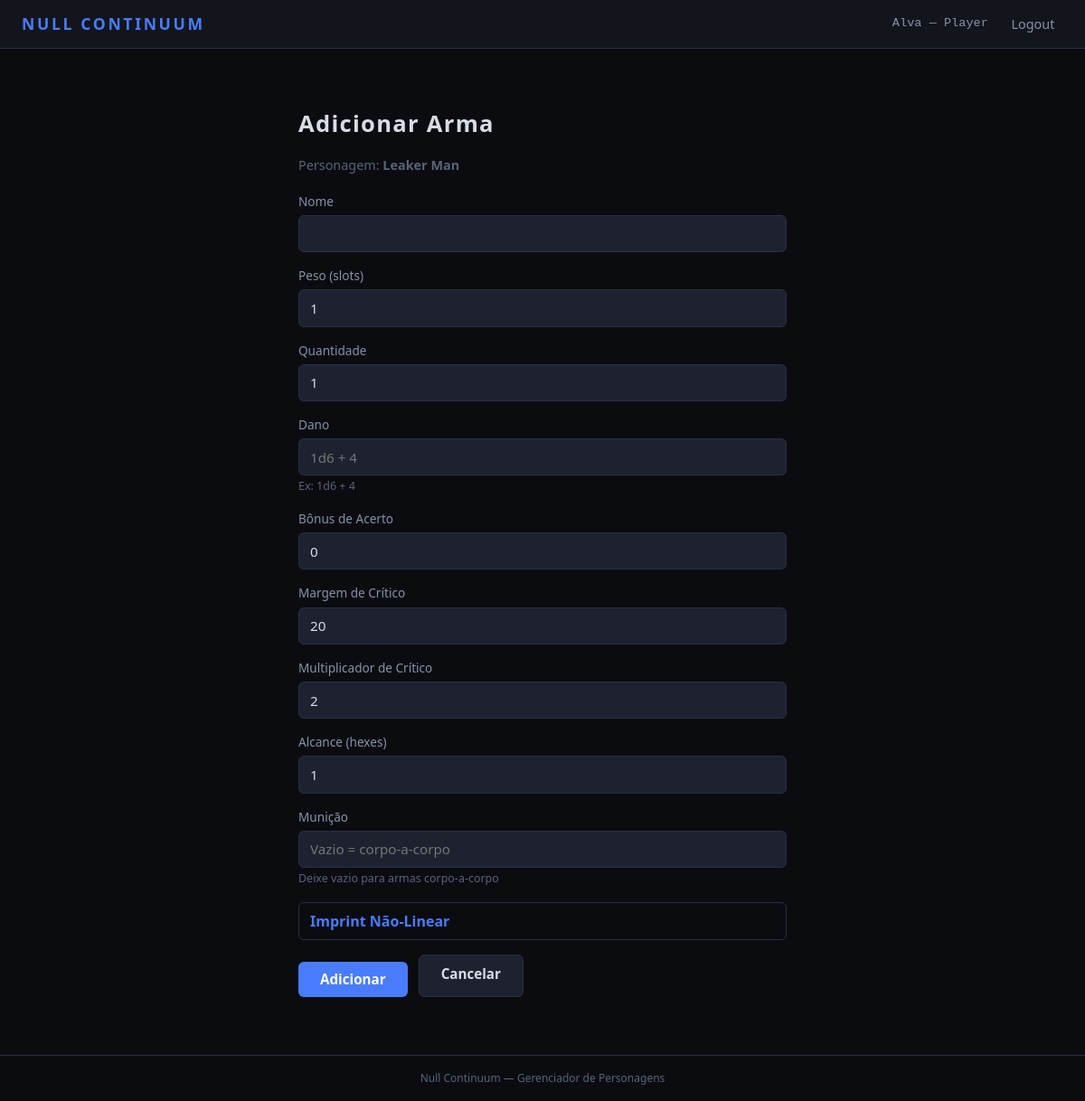
The app's page /personagens/22/inventario/arma/add/ (signed in) with its own data.
### HomeApp/models.py (models this page shows, shortened)
class User(AbstractUser):
    ROLE_CHOICES = [
        ('GM', 'Game Master'),
        ('PLAYER', 'Player'),
    ]
    role = models.CharField(max_length=6, choices=ROLE_CHOICES, default='PLAYER')

### CharSheet/models.py (models this page shows, shortened)
class Character(models.Model):
    player = models.ForeignKey(
        settings.AUTH_USER_MODEL,
        on_delete=models.CASCADE,
        related_name='characters',
    )
    name = models.CharField('Nome do Personagem', max_length=120)
    background = models.CharField(
        'Background', max_length=20,
        choices=BACKGROUND_CHOICES, default='OTHER',
    )
    background_custom = models.CharField(
        'Background (custom)', max_length=120, blank=True,
        help_text='Preencha se escolheu "Outro".',
    )
    base_rank = models.PositiveIntegerField(
        'Base Rank', default=1,
        validators=[MinValueValidator(1), MaxValueValidator(15)],
    )
    nl_rank = models.PositiveIntegerField(
        'NL Rank', default=0,
        validators=[MinValueValidator(0), MaxValueValidator(15)],
    )
    agility = models.PositiveIntegerField(
        'Agility (AGI)', default=1,
        validators=[MinValueValidator(1), MaxValueValidator(5)],
    )
    fortitude = models.PositiveIntegerField(
        'Fortitude (FOR)', default=1,
        validators=[MinValueValidator(1), MaxValueValidator(5)],
    )
    insight = models.PositiveIntegerField(
        'Insight (INS)', default=1,
        validators=[MinValueValidator(1), MaxValueValidator(5)],
    )
    presence = models.PositiveIntegerField(
        'Presence (PRE)', default=1,
        validators=[MinValueValidator(1), MaxValueValidator(5)],
    )
    stability = models.PositiveIntegerField(
        'Stability (STA)', default=1,
        validators=[MinValueValidator(1), MaxValueValidator(5)],
    )
    intent = models.PositiveIntegerField(
        'Intent (INT)', default=1,
        validators=[MinValueValidator(1), MaxValueValidator(5)],
    )
    continuity_constant = models.CharField(
        'Continuity Constant', max_length=4,
        choices=CC_CHOICES, blank=True, default='',
    )
    abstraction_frame = models.CharField(
        'Abstraction Frame', max_length=10,
        choices=FRAME_CHOICES, blank=True, default='',
    )
    current_hp = models.IntegerField('HP Atual', default=0)
    current_strain = models.IntegerField('Strain Atual', default=0)
    temp_hp = models.IntegerField('HP Temporário', default=0)
    current_ap = models.IntegerField('AP Atual', default=3)
    armor_bonus = models.IntegerField('Bônus de Armadura', default=0)
    shield_bonus = models.IntegerField('Bônus de Escudo', default=0)
    current_load = models.IntegerField('Carga Atual', default=0)
    level_up_available = models.BooleanField('Level Up Disponível', default=False)
    skill_melee = models.CharField('Melee', max_length=1, choices=SKILL_RANK_CHOICES, default='U')
    skill_ranged_weapons = models.CharField('Ranged Weapons', max_length=1, choices=SKILL_RANK_CHOICES, default='U')
    skill_heavy_weaponry = models.CharField('Heavy Weaponry', max_length=1, choices=SKILL_RANK_CHOICES, default='U')
    skill_initiative = models.CharField('Initiative', max_length=1, choices=SKILL_RANK_CHOICES, default='U')
    skill_athletics = models.CharField('Athletics', max_length=1, choices=SKILL_RANK_CHOICES, default='U')
    skill_endurance = models.CharField('Endurance', max_length=1, choices=SKILL_RANK_CHOICES, default='U')
    skill_acrobatics = models.CharField('Acrobatics', max_length=1, choices=SKILL_RANK_CHOICES, default='U')
    skill_stealth = models.CharField('Stealth', max_length=1, choices=SKILL_RANK_CHOICES, default='U')
    skill_perception = models.CharField('Perception', max_length=1, choices=SKILL_RANK_CHOICES, default='U')
    skill_reflexes = models.CharField('Reflexes', max_length=1, choices=SKILL_RANK_CHOICES, default='U')
    skill_sleight_of_hand = models.CharField('Sleight of Hand', max_length=1, choices=SKILL_RANK_CHOICES, default='U')
    skill_piloting_ground = models.CharField('Piloting (Ground)', max_length=1, choices=SKILL_RANK_CHOICES, default='U')
    skill_piloting_air = models.CharField('Piloting (Air)', max_length=1, choices=SKILL_RANK_CHOICES, default='U')
    skill_piloting_sea = models.CharField('Piloting (Sea)', max_length=1, choices=SKILL_RANK_CHOICES, default='U')
    skill_technology = models.CharField('Technology', max_length=1, choices=SKILL_RANK_CHOICES, default='U')
    skill_engineering = models.CharField('Engineering', max_length=1, choices=SKILL_RANK_CHOICES, default='U')
    skill_medicine = models.CharField('Medicine', max_length=1, choices=SKILL_RANK_CHOICES, default='U')
    skill_history = models.CharField('History', max_length=1, choices=SKILL_RANK_CHOICES, default='U')
    skill_religion = models.CharField('Religion', max_length=1, choices=SKILL_RANK_CHOICES, default='U')
    skill_investigation = models.CharField('Investigation', max_length=1, choices=SKILL_RANK_CHOICES, default='U')
    skill_intuition = models.CharField('Intuition', max_length=1, choices=SKILL_RANK_CHOICES, default='U')
    skill_persuasion = models.CharField('Persuasion', max_length=1, choices=SKILL_RANK_CHOICES, default='U')
    skill_intimidation = models.CharField('Intimidation', max_length=1, choices=SKILL_RANK_CHOICES, default='U')
    skill_deception = models.CharField('Deception', max_length=1, choices=SKILL_RANK_CHOICES, default='U')
    skill_survival = models.CharField('Survival', max_length=1, choices=SKILL_RANK_CHOICES, default='U')
    skill_null_theory = models.CharField('Null Theory', max_length=1, choices=SKILL_RANK_CHOICES, default='U')
    skill_null_navigation = models.CharField('Null Navigation', max_length=1, choices=SKILL_RANK_CHOICES, default='U')
    skill_animal_handling = models.CharField('Animal Handling', max_length=1, choices=SKILL_RANK_CHOICES, default='U')
    skill_nlc = models.CharField('NL Control (NLC)', max_length=1, choices=SKILL_RANK_CHOICES, default='U')
    skill_nlr = models.CharField('NL Resistance (NLR)', max_length=1, choices=SKILL_RANK_CHOICES, default='U')
    skill_nl_sensitivity = models.CharField('NL Sensitivity', max_length=1, choices=SKILL_RANK_CHOICES, default='U')
    skill_nl_engineering = models.CharField('NL Engineering', max_length=1, choices=SKILL_RANK_CHOICES, default='U')
    skill_anomalous_protocols = models.CharField('Anomalous Protocols', max_length=1, choices=SKILL_RANK_CHOICES, default='U')
    skill_continuity_analysis = models.CharField('Continuity Analysis', max_length=1, choices=SKILL_RANK_CHOICES, default='U')
    notes = models.TextField('Notas', blank=True)
    created_at = models.DateTimeField(auto_now_add=True)
    updated_at = models.DateTimeField(auto_now=True)
    class Meta:
        ordering = ['-updated_at']
        verbose_name = 'Personagem'
        verbose_name_plural = 'Personagens'
    @property
    def category(self):
        if self.nl_rank == 0:
            return '—'
        if self.nl_rank <= 3:
            return 'I'
        if self.nl_rank <= 6:
            return 'II'
        if self.nl_rank <= 9:
            return 'III'
        if self.nl_rank <= 12:
            return 'IV'
        return 'V'
    SKILL_FIELDS = [
        ('skill_melee', 'Melee', 'Combate'),
        ('skill_ranged_weapons', 'Ranged Weapons', 'Combate'),
        ('skill_heavy_weaponry', 'Heavy Weaponry', 'Combate'),
        ('skill_initiative', 'Initiative', 'Combate'),
        ('skill_athletics', 'Athletics', 'Geral'),
        ('skill_endurance', 'Endurance', 'Geral'),
        ('skill_acrobatics', 'Acrobatics', 'Geral'),
        ('skill_stealth', 'Stealth', 'Geral'),
        ('skill_perception', 'Perception', 'Geral'),
        ('skill_reflexes', 'Reflexes', 'Geral'),
        ('skill_sleight_of_hand', 'Sleight of Hand', 'Geral'),
        ('skill_piloting_ground', 'Piloting (Ground)', 'Geral'),
        ('skill_piloting_air', 'Piloting (Air)', 'Geral'),
        ('skill_piloting_sea', 'Piloting (Sea)', 'Geral'),
        ('skill_technology', 'Technology', 'Geral'),
        ('skill_engineering', 'Engineering', 'Geral'),
        ('skill_medicine', 'Medicine', 'Geral'),
        ('skill_history', 'History', 'Geral'),
        ('skill_religion', 'Religion', 'Geral'),
        ('skill_investigation', 'Investigation', 'Geral'),
        ('skill_intuition', 'Intuition', 'Geral'),
        ('skill_persuasion', 'Persuasion', 'Geral'),
        ('skill_intimidation', 'Intimidation', 'Geral'),
        ('skill_deception', 'Deception', 'Geral'),
        ('skill_survival', 'Survival', 'Geral'),
        ('skill_null_theory', 'Null Theory', 'Geral'),
        ('skill_null_navigation', 'Null Navigation', 'Geral'),
        ('skill_animal_handling', 'Animal Handling', 'Geral'),
        ('skill_nlc', 'NL Control (NLC)', 'Non-Linear'),
        ('skill_nlr', 'NL Resistance (NLR)', 'Non-Linear'),
        ('skill_nl_sensitivity', 'NL Sensitivity', 'Non-Linear'),
        ('skill_nl_engineering', 'NL Engineering', 'Non-Linear'),
        ('skill_anomalous_protocols', 'Anomalous Protocols', 'Non-Linear'),
        ('skill_continuity_analysis', 'Continuity Analysis', 'Non-Linear'),
    ]
    from .feat_models import FeatDefinition, CharacterFeat
    from .trait_models import TraitDefinition, CharacterTrait

### CharSheet/views.py (the view)
# urls.py: path('personagens/<int:pk>/inventario/arma/add/', views.weapon_add, name='weapon_add'),
@login_required
def weapon_add(request, pk):
    char = _get_owned_character(pk, request.user)
    if request.method == 'POST':
        form = WeaponItemForm(request.POST)
        if form.is_valid():
            item = form.save(commit=False)
            item.character = char
            item.save()
            _recalc_load(char)
            return redirect('character_detail', pk=pk)
    else:
        form = WeaponItemForm()
    return render(request, 'CharSheet/inventory_form.html', {
        'form': form, 'char': char, 'category': 'Arma', 'action': 'Adicionar',
    })

### templates/CharSheet/inventory_form.html (shortened to what this page needs)
{% extends 'base.html' %}
{% block content %}
<div class="auth-container inv-form-container">
    <h1 class="auth-title">{{ action }} {{ category }}</h1>
    <p class="inv-form-char">Personagem: <strong>{{ char.name }}</strong></p>
    <form method="post" class="inv-form">
        {% for field in form.regular_fields %}
        <div class="form-group">
            <label class="form-label" for="{{ field.id_for_label }}">{{ field.label }}</label>
            {{ field }}
            {% if field.help_text %}
            <span class="form-hint">{{ field.help_text }}</span>
            {% endif %}
        </div>
        {% endfor %}
        <details class="nl-form-details" {% if form.instance.is_nl %}open{% endif %}>
            <summary class="nl-form-summary">Imprint Não-Linear</summary>
        </details>
        <div class="form-actions">
            <button type="submit" class="btn btn-primary btn-inline">{{ action }}</button>
            <a href="{% url 'character_detail' pk=char.pk %}" class="btn btn-secondary btn-inline">Cancelar</a>
        </div>
    </form>
</div>
{% endblock %}

### templates/base.html (shortened to what this page needs)
{% load static %}
<!DOCTYPE html>
<html lang="pt-br">
<head>
    <link rel="stylesheet" href="{% static 'css/style.css' %}">
    <link rel="stylesheet" href="{% static 'css/charsheet.css' %}">
    <link rel="stylesheet" href="{% static 'css/combat_tracker.css' %}">
    <link rel="stylesheet" href="{% static 'css/feats.css' %}">
    <link rel="stylesheet" href="{% static 'css/rankup.css' %}">
    <link rel="stylesheet" href="{% static 'css/traits.css' %}">
</head>
<body>
    <nav class="navbar">
        <a href="{% url 'dashboard' %}" class="nav-brand">NULL CONTINUUM</a>
        <div class="nav-links">
            {% if user.is_authenticated %}
                <span class="nav-user">{{ user.username }} — {{ user.get_role_display }}</span>
                <form method="post" action="{% url 'logout' %}" class="nav-logout-form">
                    <button type="submit" class="nav-link nav-btn">Logout</button>
                </form>
            {% else %}
                <a href="{% url 'login' %}" class="nav-link">Login</a>
                <a href="{% url 'register' %}" class="nav-link">Registrar</a>
            {% endif %}
        </div>
    </nav>
    <main class="container">
        {% block content %}{% endblock %}
    </main>
    <footer class="footer">
        <p>Null Continuum — Gerenciador de Personagens</p>
    </footer>
</body>
</html>

### records on screen
User: username "Alva", role "Player"
Character: name "Leaker Man"

### other values on screen
{{ action }} "Adicionar"
{{ category }} "Arma"
{{ field.label }} "Nome" "Peso (slots)" "Quantidade" "Dano" "Bônus de Acerto" "Margem de Crítico" "Multiplicador de Crítico" "Alcance (hexes)" "Munição"
{{ field.help_text }} "Ex: 1d6 + 4" "Deixe vazio para armas corpo-a-corpo"
